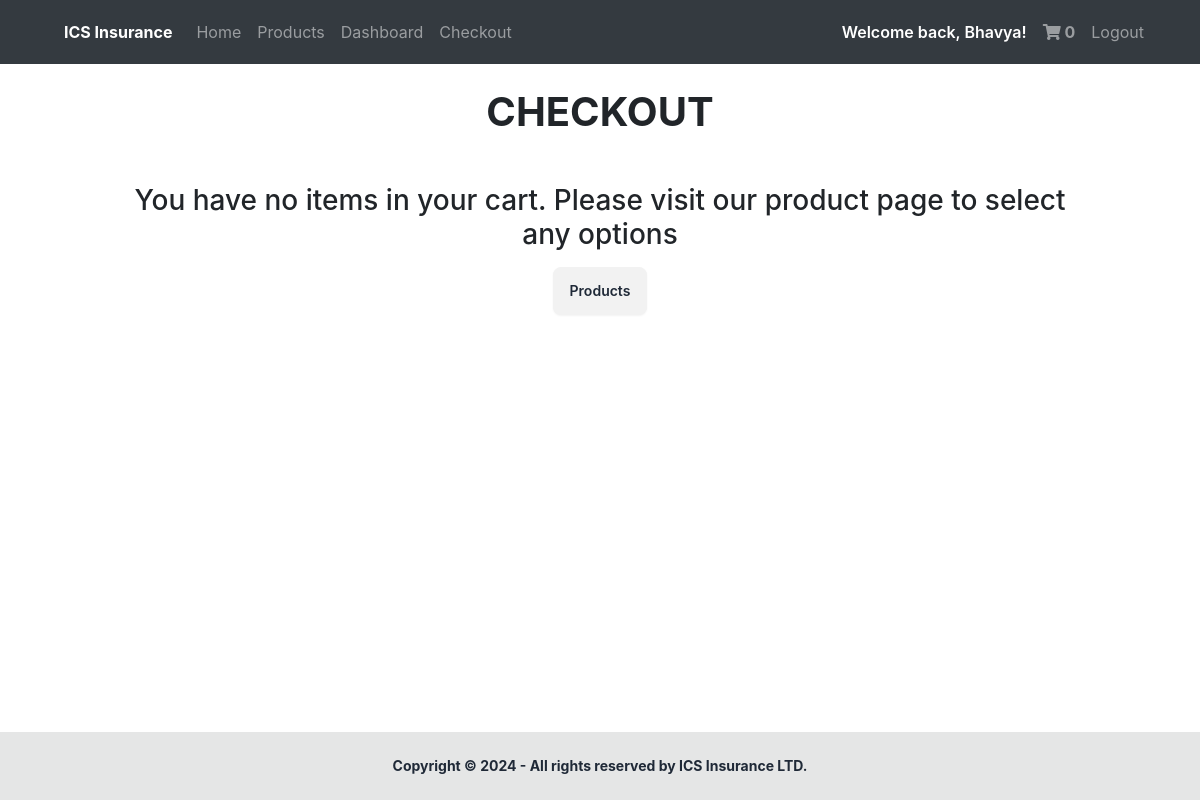
Before: /checkout (signed in) with the older database file.
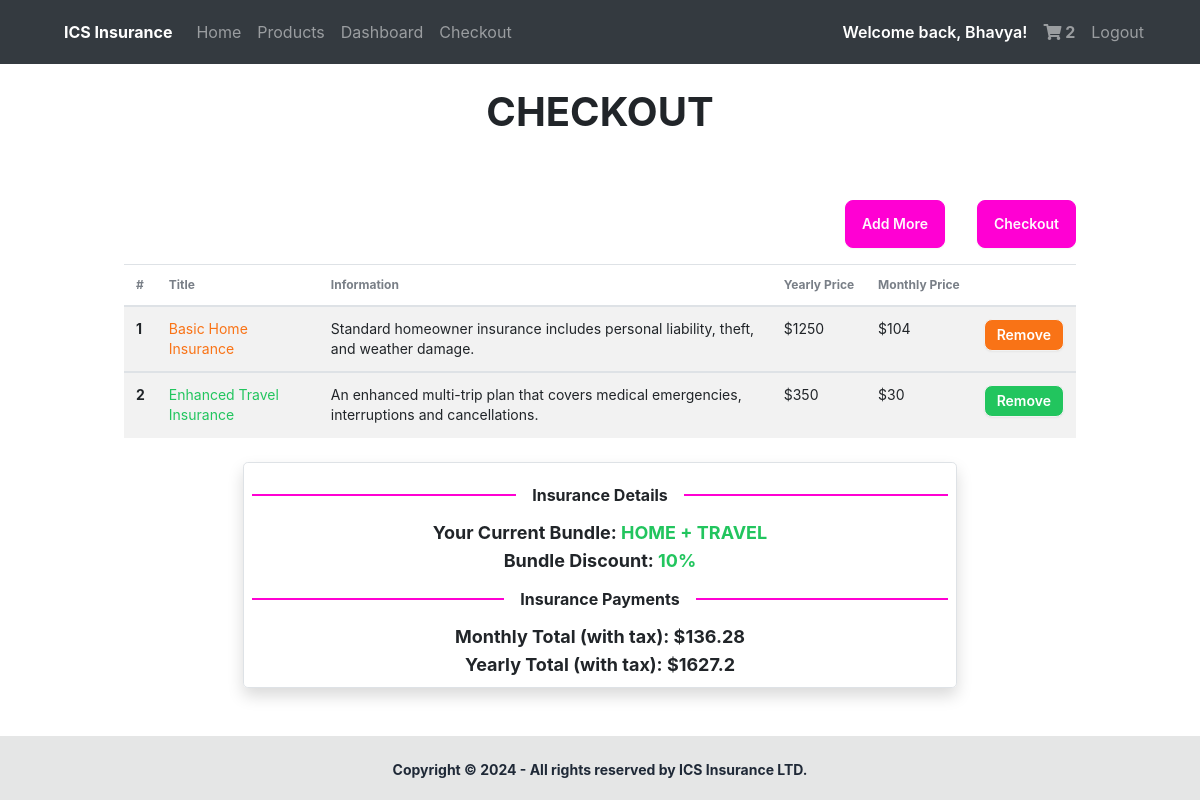
After: the same page with the newer database file.
### docs/models.py (models this page shows, shortened)
class User(db.Model, UserMixin): #Use UserMixin class to add prexisting methods
    id = db.Column(db.Integer(), primary_key = True)
    username = db.Column(db.String(length = 45), nullable = False, unique = True)
    email_address = db.Column(db.String(), unique = True, nullable = False)
    password_hash = db.Column(db.String(), nullable = False)
    isAdmin = db.Column(db.Boolean())
    insuranceSelection = db.relationship('Purchases', backref = "insurance_selection", lazy = True)
    @property
    def password(self):
      return self.password

class Cart(db.Model):
  id = db.Column(db.Integer(), primary_key = True)
  title =  db.Column(db.String(length = 45), nullable = False)
  type =  db.Column(db.String(length = 45), nullable = False)
  yearly_price = db.Column(db.Integer(), nullable = False)
  month_price = db.Column(db.Integer(), nullable = False)
  mini_description = db.Column(db.String(length = 1000), nullable = False)
  description = db.Column(db.String(length = 1000), nullable = False)
  colour = db.Column(db.String(length = 100), nullable = False)
  tier = db.Column(db.String(length = 100), nullable = False)
  owner = db.Column(db.Integer(), db.ForeignKey("user.id"))

### docs/routes.py (the view)
@login_required
@app.route("/checkout", methods = ["POST", "GET"])
def checkout_page():
  if not current_user.is_authenticated:
    return redirect(url_for("login_page"))
  cart_items = Cart.query.filter_by(owner = current_user.id)
  cart_count = Cart.query.filter_by(owner = current_user.id).count()
  if request.method == "POST":
      for item in cart_items:
        id = item.id
        title = item.title
        type = item.type
        yearly_price = item.yearly_price
        month_price = item.month_price
        mini_description = item.mini_description
        description = item.description
        colour = item.colour
        tier = item.tier
        new_purchase = Purchases(
          title=title, type=type, yearly_price=yearly_price,
          month_price=month_price, owner=current_user.id, status="PENDING" )
        db.session.add(new_purchase)
        db.session.commit()
        cart_item = Cart.query.filter_by(id=id).first()
        db.session.delete(cart_item)
        db.session.commit()
        flash(f"Added {title} to your purchases!", category="success")
      return redirect(url_for("dashboard_page"))
  elif request.method == "GET":
    cart_items = Cart.query.filter_by(owner = current_user.id).all()
  monthly_total = 0
  for item in cart_items:
    monthly_total += item.month_price
  monthly_total = monthly_total * 1.13
  monthly_total = round(monthly_total, 2)
  yearly_total = 0
  for item in cart_items:
    yearly_total += item.yearly_price
  yearly_total = yearly_total * 1.13
  yearly_total = round(yearly_total, 2)
  discount=0
  if len(cart_items) == 2:
    yearly_total = yearly_total * 0.9
    monthly_total = monthly_total * 0.9
    yearly_total = round(yearly_total, 2)
    monthly_total = round(monthly_total, 2)
    discount = 10
  elif len(cart_items) > 2:
    yearly_total = yearly_total * 0.8
    yearly_total = round(yearly_total, 2)
    monthly_total = monthly_total * 0.8
    monthly_total = round(monthly_total, 2)
    discount = 20
  else:
    yearly_total = yearly_total
    yearly_total = round(yearly_total, 2)
    monthly_total = monthly_total
    monthly_total = round(monthly_total, 2)
    discount = 0
  approved_types = ""
  if cart_items != []:
    for item in cart_items:
      approved_types += item.type + " + "
    approved_types = approved_types[:-3]
  else:
    approved_types = 0
  return render_template("checkout.html", cart_count = cart_count, cart_items = cart_items, monthly_total = monthly_total, yearly_total = yearly_total, discount = discount, approved_types = approved_types)

### docs/models.py (called while the page is built)
@loginmanager.user_loader #Required property for the users to be authenticated
def load_user(user_id):
    return User.query.get(user_id)

### docs/templates/checkout.html
{% extends "base.html" %} {%block head%} {%endblock %} {% block body %} {% if
current_user.is_authenticated %}
<h1 class="h1 text-center my-4 font-bold">CHECKOUT</h1>
<div class="w-5/6 mx-auto px-4 py-4">
  <div class="overflow-x-auto">
    <table class="table">
      {% if cart_items %}
      <thead>
        <tr>
          <th>#</th>
          <th>Title</th>
          <th>Information</th>
          <th>Yearly Price</th>
          <th>Monthly Price</th>
          <th></th>
        </tr>
      </thead>
      {% set count = 1 %} {% for cart_item in cart_items %}
      <tbody>
        <tr class="bg-base-200">
          <th>{{ loop.index }}</th>
          <td class="text-{{cart_item.colour}}-500">{{cart_item.title}}</td>
          <td>{{cart_item.mini_description}}</td>
          <td>${{cart_item.yearly_price}}</td>
          <td>${{cart_item.month_price}}</td>
          <td>
            <a
              href="/delete?cart_item_id={{cart_item.id}}"
              class="btn btn-sm bg-{{cart_item.colour}}-500 text-white"
            >
              Remove
            </a>
          </td>
        </tr>
        {% endfor %}
      </tbody>
    <div class="flex justify-end gap-4 my-3">
      <a href="/products" class="btn btn-secondary">Add More</a>
      <form method="POST">
        <button type="submit" class="btn btn-secondary">Checkout</button>
      </form>
    </div>
    {% else %}
    <div class="mx-auto flex flex-col gap-2 justify-center items-center mb-4">
      <h1 class="h3 text-center">
        You have no items in your cart. Please visit our product page to select
        any options
      </h1>
      <a href="/products" class="btn btn-md mx-auto">Products</a>
    </div>
    {% endif %}
  </table>
    {% if approved_types != 0 and discount != 0 %}
    <div
      class="p-2 m-4 w-3/4 mx-auto border font-bold text-center border rounded-lg shadow">
      <div class="divider divider-secondary">Insurance Details</div>
      <p class="text-lg">
        Your Current Bundle:
        <span class="text-green-500">{{ approved_types }}</span>
      </p>
      <p class="text-lg">
        Bundle Discount: <span class="text-green-500">{{ discount }}%</span>
      </p>
      {% if cart_items %}
      <div class="divider divider-secondary">Insurance Payments</div>
      <div class="w-3/4 mx-auto">
        <p class="text-lg">Monthly Total (with tax): ${{ monthly_total }}</p>
        <p class="text-lg">Yearly Total (with tax): ${{ yearly_total }}</p>
      </div>
      {% endif %}
      {% endif %}
    </div>
  </div>
</div>
{% endif %}
{% endblock %}

### docs/templates/base.html (shortened to what this page needs)
<!DOCTYPE html>
<html lang="en" data-theme="light">
  <head>
    <link
      rel="stylesheet"
      href="https://stackpath.bootstrapcdn.com/bootstrap/4.4.1/css/bootstrap.min.css"
    />
    <link
      rel="stylesheet"
      href="https://cdnjs.cloudflare.com/ajax/libs/font-awesome/5.15.3/css/all.min.css"
    />
    <link
      rel="stylesheet"
      href="https://stackpath.bootstrapcdn.com/font-awesome/4.7.0/css/font-awesome.min.css"
    />
    <link
      href="https://cdn.jsdelivr.net/npm/daisyui@4.12.10/dist/full.min.css"
      rel="stylesheet"
      type="text/css"
    />
    <link
      href="https://cdn.jsdelivr.net/npm/daisyui@4.12.10/dist/full.min.css"
      rel="stylesheet"
      type="text/css"
    />
    <script src="https://cdn.tailwindcss.com"></script>
  </head>
  <body style="overflow-x: clip;" class="bg-white min-h-screen flex flex-start flex-col" style="background-color: white">
    <nav class="navbar navbar-expand-lg navbar-dark bg-dark">
      <div class="collapse navbar-collapse" id="navbar">
        <div class="navbar-nav flex-grow-1 ms-10 me-10">
          <a class="nav-item nav-link font-bold text-white mx-2"
            >ICS Insurance</a
          >
          <a class="nav-item nav-link" id="home" href="/">Home</a>
          <a class="nav-item nav-link" id="products" href="/products"
            >Products</a
          >
          {% if current_user.is_authenticated %}
          <a class="nav-item nav-link" id="dashboard" href="/dashboard"
            >Dashboard</a
          >
          <a class="nav-item nav-link" id="checkout" href="/checkout"
            >Checkout</a
          >
          <div class="lg:ml-auto lg:flex lg:align-items-center justify-center">
            <p class="font-semibold text-white my-auto mx-2">
              Welcome back, {{current_user.username}}!
            </p>
            <a
              class="nav-item nav-link font-bold"
              id="shopping-cart"
              href="/checkout"
            >
              <i class="fas fa-shopping-cart"></i>
              {% if current_user.is_authenticated %} {{cart_count}} {% endif %}
            </a>
            <a class="nav-item nav-link" id="logout" href="/logout">Logout</a>
          </div>
          {% endif %}
        </div>
      </div>
    </nav>
    {% block body %}{% endblock %}
  </body>
  <footer class="footer footer-center bg-base-300 text-base-content p-4 md:p-6 lg:p-8 mt-auto font-bold">
    <aside>
      <p>Copyright © 2024 - All rights reserved by ICS Insurance LTD.</p>
    </aside>
  </footer>
</html>

Changed rows visible on the page:
added Cart: title "Basic Home Insurance", mini_description "Standard homeowner insurance includes personal liability, theft, and weather damage.", yearly_price "1250", month_price "104"
added Cart: title "Enhanced Travel Insurance", mini_description "An enhanced multi-trip plan that covers medical emergencies, interruptions and cancellations.", yearly_price "350", month_price "30"
Other visible differences:
{{ cart_count }}: "0" → "2"
{{ approved_types }}: (not shown) → "HOME + TRAVEL"
{{ discount }}: (not shown) → "10"
{{ monthly_total }}: (not shown) → "136.28"
{{ yearly_total }}: (not shown) → "1627.2"
text no longer shown: "You have no items in your cart. Please visit our product page to select any options Products"
text now shown: "# Title Information Yearly Price Monthly Price Add More Checkout Insurance Details Your Current Bundle: Bundle Discount: % Insurance Payments Monthly Total (with tax): $ Yearly Total (with tax): $"
